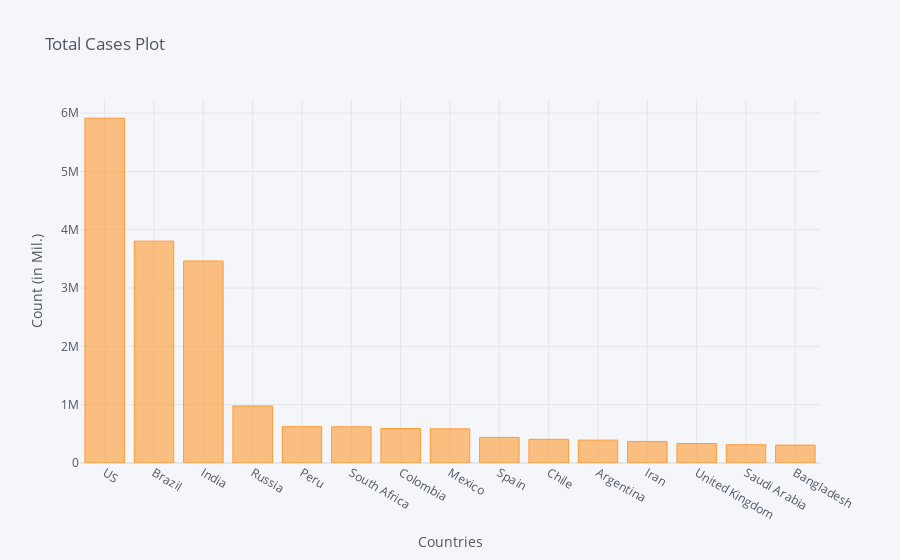

The code cell stored with this chart in its notebook:
### Code cell
corona_dframe_agg_plot.iplot(kind='bar', x='Country/Region', y='8/28/20',
                             title='Total Cases Plot',xTitle='Countries',yTitle='Count (in Mil.)')

### Figure 1 — Plotly figure (JSON) as saved in the notebook; plotly's stock layout.template omitted (floating-point values rounded to 4 significant figures)
{"data": [{"marker": {"color": "rgba(255, 153, 51, 0.6)", "line": {"color": "rgba(255, 153, 51, 1.0)", "width": 1}}, "name": "8/28/20", "orientation": "v", "text": "", "type": "bar", "x": ["US", "Brazil", "India", "Russia", "Peru", "South Africa", "Colombia", "Mexico", "Spain", "Chile", "Argentina", "Iran", "United Kingdom", "Saudi Arabia", "Bangladesh"], "y": [5913941, 3804803, 3463972, 977730, 621997, 620132, 590492, 585738, 439286, 405972, 392009, 369911, 333806, 312924, 306794]}], "layout": {"legend": {"bgcolor": "#F5F6F9", "font": {"color": "#4D5663"}}, "paper_bgcolor": "#F5F6F9", "plot_bgcolor": "#F5F6F9", "title": {"font": {"color": "#4D5663"}, "text": "Total Cases Plot"}, "xaxis": {"gridcolor": "#E1E5ED", "showgrid": true, "tickfont": {"color": "#4D5663"}, "title": {"font": {"color": "#4D5663"}, "text": "Countries"}, "zerolinecolor": "#E1E5ED"}, "yaxis": {"gridcolor": "#E1E5ED", "showgrid": true, "tickfont": {"color": "#4D5663"}, "title": {"font": {"color": "#4D5663"}, "text": "Count (in Mil.)"}, "zerolinecolor": "#E1E5ED"}}}
